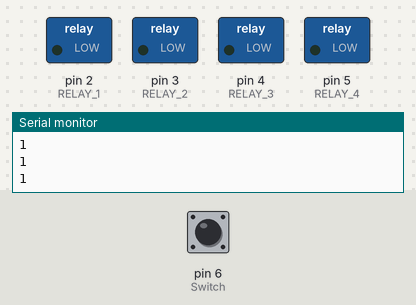
Simulated run of this sketch. Board: Arduino Uno, built with avr-gcc and run on an emulated ATmega328P. Parts: switched loads named in the sketch (green lamp = pin HIGH), the last lines printed to the serial monitor. The test bench sets the inputs (shaded band); at power-on: pin 6 (Switch) HIGH.

Above: at 1.2 s.
1.3 s: pin 6 (Switch) pulled LOW for 0.15 s
At 1.4 s:
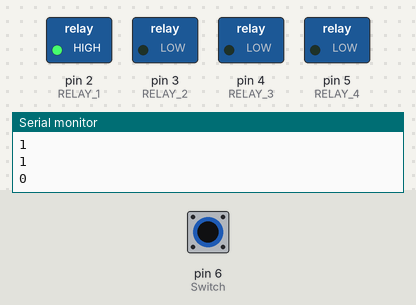
3.0 s: pin 6 (Switch) pulled LOW for 3.2 s
At 7.4 s:
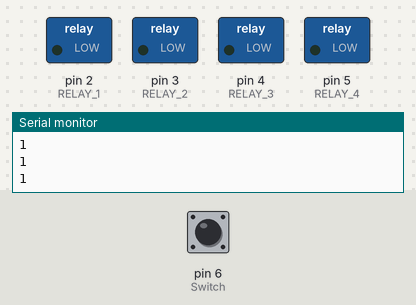
Timing chart, 0 to 8.9 s (numbered marks = the images above; inputs shaded):
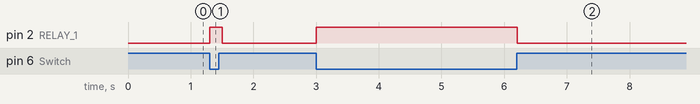

Measured:
- after the input at 1.3 s, pin 2 (RELAY_1): LOW → HIGH at once, → LOW 0.20 s later
- after the input at 3.0 s, pin 2 (RELAY_1): LOW → HIGH at once, → LOW 3.2 s later

The sketch:

IFS_test1.ino
```cpp
#define RELAY_1 2
#define RELAY_2 3
#define RELAY_3 4
#define RELAY_4 5
#define Switch 6

void setup() {
  Serial.begin(100);
  pinMode(RELAY_1, OUTPUT);
  pinMode(RELAY_2, OUTPUT);
  pinMode(RELAY_3, OUTPUT);
  pinMode(RELAY_4, OUTPUT);
  pinMode(Switch, INPUT);


}

void loop() {
  int switchState = digitalRead(Switch);
  Serial.println(switchState);
  if(switchState == 0){
    digitalWrite(RELAY_1, HIGH);

  }
  if(switchState == 1){
    digitalWrite(RELAY_1, LOW);
  }
  delay(100);


}
```
